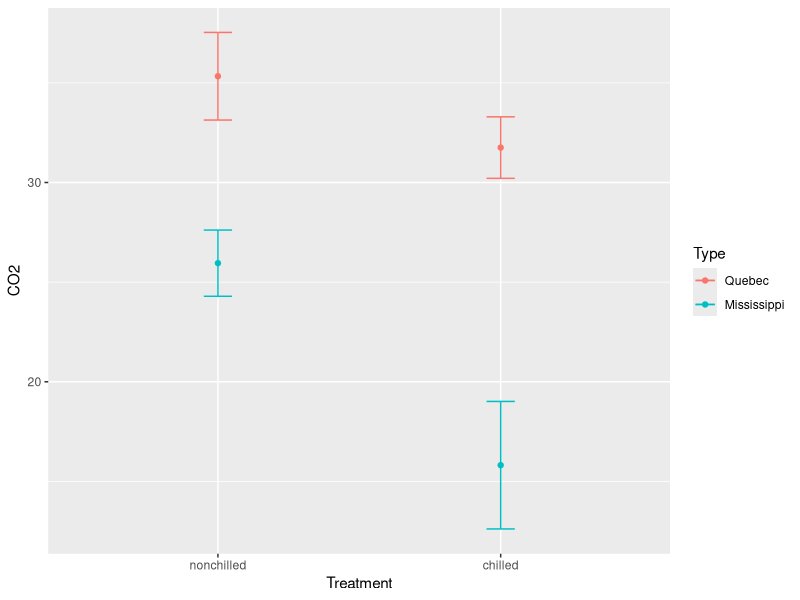
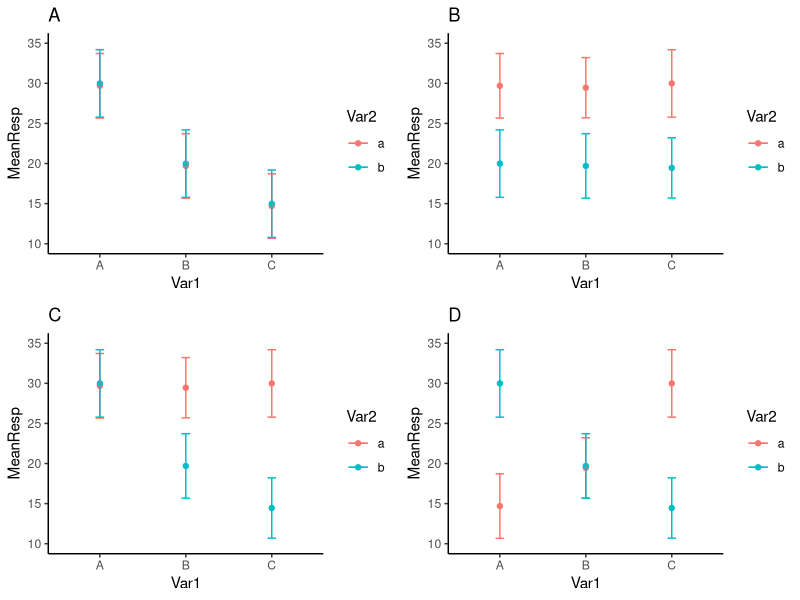

Reproduce these figures in R, in order.
## ---- chunk 1
knitr::opts_chunk$set(echo = FALSE, warning = FALSE, message = FALSE)
suppressMessages(suppressWarnings(library(tidyverse, quietly = TRUE)))
## ---- chunk 2
summary(aov(Sepal.Width ~ Species, data = iris))
## ---- chunk 3
AnovaSepalo <- aov(Sepal.Width ~ Species, data = iris)
TukeyHSD(AnovaSepalo)
## ---- chunk 4
pairwise.t.test(x = airquality$Ozone, g = airquality$Month, p.adj = "none")
## ---- chunk 5
pairwise.t.test(x = airquality$Ozone, g = airquality$Month, p.adj = "bonf")
## ---- chunk 6
pairwise.t.test(x = airquality$Ozone, g = airquality$Month, p.adj = "holm")
## ---- chunk 7
pairwise.t.test(x = airquality$Ozone, g = airquality$Month, p.adj = "hommel")
## ---- chunk 8
Co2Real <- CO2 %>% group_by(Plant, Type, Treatment) %>% summarise(PromedioCO2 = mean(uptake))
Co2Promedio <- Co2Real %>%  group_by(Type, Treatment) %>% summarise(CO2 = mean(PromedioCO2), SD =sd(PromedioCO2))
ggplot(Co2Promedio, aes(x = Treatment, y = CO2)) + geom_line(aes(color = Type)) + geom_point(aes(color = Type)) + geom_errorbar(aes(ymin = CO2 - SD, ymax = CO2 + SD, color = Type), width = 0.1)
## ---- chunk 9
set.seed(2018)
Aa <- data.frame(Resp = rnorm(30, mean = 30, sd = 4), Var1 = "A", Var2 ="a")
set.seed(2017)
Ab <- data.frame(Resp = rnorm(30, mean = 30, sd = 4), Var1 = "A", Var2 ="b")
set.seed(2018)
Ba <- data.frame(Resp = rnorm(30, mean = 20, sd = 4), Var1 = "B", Var2 ="a")
set.seed(2017)
Bb <- data.frame(Resp = rnorm(30, mean = 20, sd = 4), Var1 = "B", Var2 ="b")
set.seed(2018)
Ca <- data.frame(Resp = rnorm(30, mean = 15, sd = 4), Var1 = "C", Var2 ="a")
set.seed(2017)
Cb  <- data.frame(Resp = rnorm(30, mean = 15, sd = 4), Var1 = "C", Var2 ="b")
Var1 <- list(Aa,Ba,Ca,Ab,Bb,Cb)
Var1 <- do.call(rbind, Var1)

SummVar1 <-  Var1 %>%  group_by(Var2, Var1) %>% summarise(MeanResp = mean(Resp), SD =sd(Resp))

plot1 <- ggplot(SummVar1, aes(x = Var1, y = MeanResp)) + geom_line(aes(color = Var2)) + geom_point(aes(color = Var2)) + geom_errorbar(aes(ymin = MeanResp - SD, ymax = MeanResp + SD, color = Var2), width = 0.1) + theme_classic() + ylim(c(10,35)) + ggtitle("A")


summary(aov(Resp ~ Var1 + Var2 + Var1:Var2, data = Var1))

set.seed(2018)
Aa <- data.frame(Resp = rnorm(30, mean = 30, sd = 4), Var1 = "A", Var2 ="a")
set.seed(2017)
Ab <- data.frame(Resp = rnorm(30, mean = 20, sd = 4), Var1 = "A", Var2 ="b")
set.seed(2016)
Ba <- data.frame(Resp = rnorm(30, mean = 30, sd = 4), Var1 = "B", Var2 ="a")
set.seed(2018)
Bb <- data.frame(Resp = rnorm(30, mean = 20, sd = 4), Var1 = "B", Var2 ="b")
set.seed(2017)
Ca <- data.frame(Resp = rnorm(30, mean = 30, sd = 4), Var1 = "C", Var2 ="a")
set.seed(2016)
Cb  <- data.frame(Resp = rnorm(30, mean = 20, sd = 4), Var1 = "C", Var2 ="b")
Var2 <- list(Aa,Ba,Ca,Ab,Bb,Cb)
Var2 <- do.call(rbind, Var2)

SummVar2 <-  Var2 %>%  group_by(Var2, Var1) %>% summarise(MeanResp = mean(Resp), SD =sd(Resp))

plot2 <- ggplot(SummVar2, aes(x = Var1, y = MeanResp)) + geom_line(aes(color = Var2)) + geom_point(aes(color = Var2)) + geom_errorbar(aes(ymin = MeanResp - SD, ymax = MeanResp + SD, color = Var2), width = 0.1) + theme_classic() + ylim(c(10,35))  + ggtitle("B")

summary(aov(Resp ~ Var1 + Var2 + Var1:Var2, data = Var2))

set.seed(2018)
Aa <- data.frame(Resp = rnorm(30, mean = 30, sd = 4), Var1 = "A", Var2 ="a")
set.seed(2017)
Ab <- data.frame(Resp = rnorm(30, mean = 30, sd = 4), Var1 = "A", Var2 ="b")
set.seed(2016)
Ba <- data.frame(Resp = rnorm(30, mean = 30, sd = 4), Var1 = "B", Var2 ="a")
set.seed(2018)
Bb <- data.frame(Resp = rnorm(30, mean = 20, sd = 4), Var1 = "B", Var2 ="b")
set.seed(2017)
Ca <- data.frame(Resp = rnorm(30, mean = 30, sd = 4), Var1 = "C", Var2 ="a")
set.seed(2016)
Cb  <- data.frame(Resp = rnorm(30, mean = 15, sd = 4), Var1 = "C", Var2 ="b")
Var12 <- list(Aa,Ba,Ca,Ab,Bb,Cb)
Var12 <- do.call(rbind, Var12)

SummVar12 <-  Var12 %>%  group_by(Var2, Var1) %>% summarise(MeanResp = mean(Resp), SD =sd(Resp))

plot12 <- ggplot(SummVar12, aes(x = Var1, y = MeanResp)) + geom_line(aes(color = Var2)) + geom_point(aes(color = Var2)) + geom_errorbar(aes(ymin = MeanResp - SD, ymax = MeanResp + SD, color = Var2), width = 0.1) + theme_classic() + ylim(c(10,35))  + ggtitle("C")

summary(aov(Resp ~ Var1 + Var2 + Var1:Var2, data = Var12))

set.seed(2018)
Aa <- data.frame(Resp = rnorm(30, mean = 15, sd = 4), Var1 = "A", Var2 ="a")
set.seed(2017)
Ab <- data.frame(Resp = rnorm(30, mean = 30, sd = 4), Var1 = "A", Var2 ="b")
set.seed(2016)
Ba <- data.frame(Resp = rnorm(30, mean = 20, sd = 4), Var1 = "B", Var2 ="a")
set.seed(2018)
Bb <- data.frame(Resp = rnorm(30, mean = 20, sd = 4), Var1 = "B", Var2 ="b")
set.seed(2017)
Ca <- data.frame(Resp = rnorm(30, mean = 30, sd = 4), Var1 = "C", Var2 ="a")
set.seed(2016)
Cb  <- data.frame(Resp = rnorm(30, mean = 15, sd = 4), Var1 = "C", Var2 ="b")
Var21 <- list(Aa,Ba,Ca,Ab,Bb,Cb)
Var21 <- do.call(rbind, Var21)

SummVar21 <-  Var21 %>%  group_by(Var2, Var1) %>% summarise(MeanResp = mean(Resp), SD =sd(Resp))

plot21 <-ggplot(SummVar21, aes(x = Var1, y = MeanResp)) + geom_line(aes(color = Var2)) + geom_point(aes(color = Var2)) + geom_errorbar(aes(ymin = MeanResp - SD, ymax = MeanResp + SD, color = Var2), width = 0.1) + theme_classic() + ylim(c(10,35))   + ggtitle("D")

summary(aov(Resp ~ Var1 + Var2 + Var1:Var2, data = Var21))

library(gridExtra)
grid.arrange(plot1, plot2, plot12, plot21)

